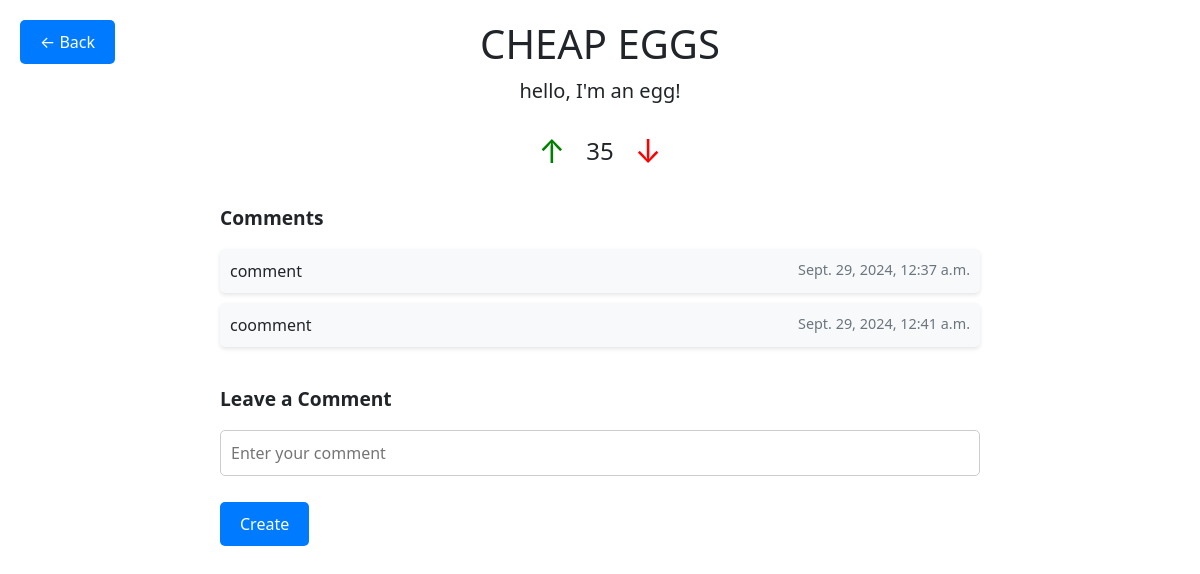
Screenshot of /app/post/10/ with the database file from the repository.
### deals/models.py (models this page shows, shortened)
class Post(models.Model):
    product_name = models.CharField(max_length=200)
    location_name = models.CharField(max_length = 200)
    location_street_address = models.CharField(max_length = 200)
    location_lat = models.FloatField(default = 36.1446206)
    location_long = models.FloatField(default = -86.8032659)
    info_text = models.CharField(max_length = 500)
    score = models.IntegerField(default = 0)
    post_date = models.DateTimeField("date posted")
    tags = models.ManyToManyField(Tag)

class Comment(models.Model):
    post = models.ForeignKey(Post, on_delete=models.CASCADE)
    body_text = models.CharField(max_length=1000)
    post_date = models.DateTimeField("date posted")

### deals/views.py (the view)
# urls.py: path("post/<int:post_id>/", views.detail, name="detail"),
def detail(request, post_id: int) -> HttpResponse:
    post = get_object_or_404(Post, pk=post_id)
    return render(request, "deals/detail.html", {"post": post})

### deals/templates/deals/detail.html (shortened to what this page needs)
<!DOCTYPE html>
<html lang="en">
<head>
    <link href="https://cdn.jsdelivr.net/npm/bootstrap@5.3.0-alpha1/dist/css/bootstrap.min.css" rel="stylesheet">
</head>
<body>
    <a href="{% url 'deals:home'%}" class="back-button">← Back </a>
    <div class="page-container">
        <h1>{{ post.product_name }}</h1>
        <p class="lead text-center">{{ post.info_text }}</p>
        <form method="post" action="{% url 'deals:vote' post.id %}">
            <div class="vote-section">
                <button type="submit" name="upvote" class="vote-btn upvote">↑</button>
                <h3 id="score">{{ post.score }}</h3>
                <button type="submit" name="downvote" class="vote-btn downvote">↓</button>
            </div>
        </form>
        <div class="comment-list">
            <h2 class="comment-heading">Comments</h2>
            <ul class="list-unstyled">
                {% for comment in post.comment_set.all %}
                    <li class="comment-item">
                        {{ comment.body_text }}
                        <span class="comment-date">{{ comment.post_date }}</span>
                    </li>
                {% endfor %}
            </ul>
        </div>
        <div class="comment-section">
            <h2 class="comment-heading">Leave a Comment</h2>
            <form action="{% url 'deals:commenthandler' post.id%}" method="post">
                <fieldset>
                    <p>
                        <input type="text" name="comment_text" class="comment-input" placeholder="Enter your comment" required />
                    </p>
                </fieldset>
                <input type="submit" value="Create" class="submit-btn">
            </form>
        </div>
    </div>
</body>
</html>

### deals/templates/deals/detail.html (style rules this page uses)
.page-container { max-width: 800px; margin: 0 auto; padding: 20px; position: relative; }
.back-button { position: fixed; top: 20px; left: 20px; font-size: 16px; background-color: #007bff; color: white; padding: 10px 20px; border-radius: 5px; text-decoration: none; transition: background-color 0.3s; z-index: 1000; }
h1, h3 { text-align: center; }
.comment-list { margin-top: 30px; }
.comment-item { margin-bottom: 10px; padding: 10px; background-color: #f8f9fa; border-radius: 5px; box-shadow: 0px 2px 4px rgba(0, 0, 0, 0.1); position: relative; }
.comment-date { position: absolute; right: 10px; top: 10px; font-size: 0.9rem; color: #6c757d; }
.vote-section { display: flex; justify-content: center; align-items: center; margin-top: 20px; }
.vote-btn { background-color: transparent; border: none; font-size: 32px; cursor: pointer; }
.vote-btn.upvote { color: green; }
.vote-btn.downvote { color: red; }
#score { margin: 0 15px; font-size: 24px; }
.comment-section { margin-top: 40px; }
.comment-input { width: 100%; padding: 10px; margin-bottom: 10px; border: 1px solid #ccc; border-radius: 5px; }
.submit-btn { background-color: #007bff; color: white; border: none; padding: 10px 20px; border-radius: 5px; cursor: pointer; }
.comment-heading { margin-bottom: 20px; font-size: 1.2rem; font-weight: bold; }

### rows the page displays
Post: product_name "CHEAP EGGS", info_text "hello, I'm an egg!", score "35"
Comment: body_text "comment", post_date "Sept. 29, 2024, 12:37 a.m."
Comment: body_text "coomment", post_date "Sept. 29, 2024, 12:41 a.m."
